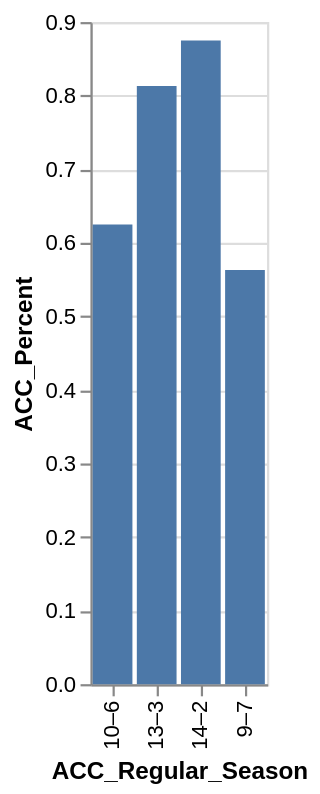

This figure's Vega-Lite source:
### Vega-Lite specification from a JSON file in a GitHub repository (floating-point values rounded to 4 significant figures)
{"data": {"values": [{"x_data": "10–6", "y_data": 0.625}, {"x_data": "13–3", "y_data": 0.813}, {"x_data": "14–2", "y_data": 0.875}, {"x_data": "9–7", "y_data": 0.563}]}, "mark": "bar", "encoding": {"x": {"field": "x_data", "type": "nominal", "title": "ACC_Regular_Season", "sort": "ascending"}, "y": {"field": "y_data", "type": "quantitative", "title": "ACC_Percent"}}}
